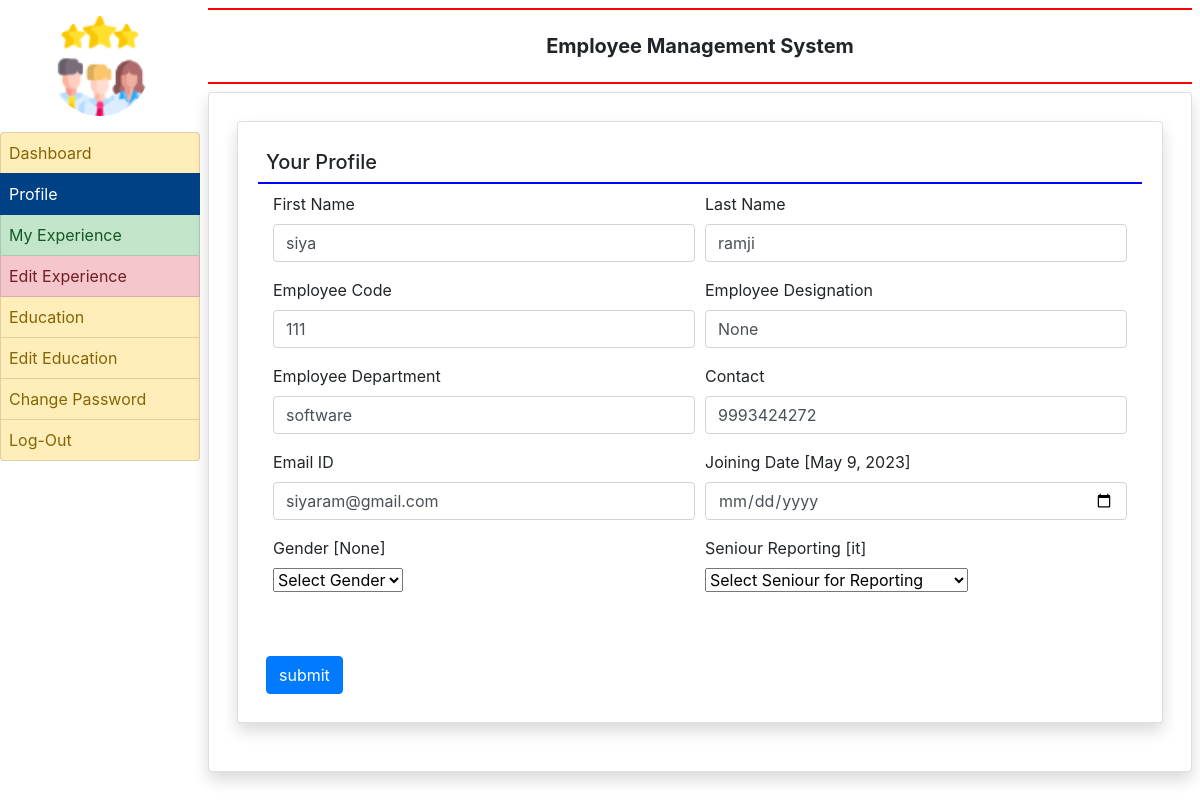
Screenshot of /profile/ (signed in) with the database file from the repository.
### emp/models.py (models this page shows, shortened)
class EmployeeDetail(models.Model):
    user = models.ForeignKey(User, on_delete=models.CASCADE)
    empcode = models.CharField(max_length=70)
    empdep = models.CharField(max_length=100,null=True)
    designation = models.CharField(max_length=100,null=True)
    sereport = models.CharField(max_length=70,null=True)
    contact = models.CharField(max_length=50,null=True)
    gender = models.CharField(max_length=70,null=True)
    joiningdate = models.DateField(null=True)

### emp/views.py (the view, shortened to what this page needs)
# urls.py: path('profile/', profile, name='profile'),
def profile(request):
    if not request.user.is_authenticated:
        return redirect('emp_login')
    error = ""
    user = request.user
    employee = EmployeeDetail.objects.get(user=user)
    return render(request, 'profile.html', locals())

### emp/templates/profile.html (shortened to what this page needs)
{% extends 'emp_base.html' %}
{% block main %}
<div class="card shadow m-2">
    <div class="card-body">
        <h5 class="p-2 text-black" style="border-bottom : 2px solid blue">Your Profile</h5>
        <div class="container-fluid">
            <form method="post">
                <div class="form-row">
                    <div class="col-sm-6">
                        <div class="form-group">
                            <label>First Name</label>
                            <input type="text" name="firstname" class="form-control" placeholder="Enter First name" pattern="[A-Za-z]+" value="{{employee.user.first_name}}">
                        </div>
                    </div>
                    <div class="col-sm-6">
                        <div class="form-group">
                            <label>Last Name</label>
                            <input type="text" name="lasttname" class="form-control" placeholder="Enter Last name" pattern="[A-Za-z]+" value="{{employee.user.last_name}}">
                        </div>
                    </div>
                    <div class="col-sm-6">
                        <div class="form-group">
                            <label>Employee Code</label>
                            <input type="text" name="empcode" class="form-control" placeholder="Enter code" pattern="[0-9]+" value="{{employee.empcode}}">
                        </div>
                    </div>
                     <div class="col-sm-6">
                        <div class="form-group">
                            <label>Employee Designation</label>
                            <input type="text" name="designation" class="form-control" placeholder="Designation" value="{{employee.designation}}">
                        </div>
                    </div>
                     <div class="col-sm-6">
                        <div class="form-group">
                            <label>Employee Department</label>
                            <input type="text" name="department" class="form-control" placeholder="Department" value="{{employee.empdep}}">
                        </div>
                    </div>
                    <div class="col-sm-6">
                        <div class="form-group">
                            <label>Contact</label>
                            <input type="text" name="contact" class="form-control" placeholder="Contact Number" value="{{employee.contact}}">
                        </div>
                    </div>
                    <div class="col-sm-6">
                        <div class="form-group">
                            <label>Email ID</label>
                            <input type="email" name="emailid" class="form-control" placeholder="Email ID" value="{{employee.user.username}}">
                        </div>
                    </div>
                    <div class="col-sm-6">
                        <div class="form-group">
                            <label>Joining Date [{{employee.joiningdate}}]</label>
                            <input type="date" name="jdate" class="form-control" >
                        </div>
                    </div>
                     <div class="col-sm-6">
                        <div class="form-group">
                            <label>Gender [{{employee.gender}}]</label><br>
                            <select name="gender" class="from-control">
                                <option value="None">Select Gender</option>
                            </select>
                        </div>
                    </div>
                    <div class="col-sm-6">
                        <div class="form-group">
                            <label>Seniour Reporting [{{employee.sereport}}]</label><br>
                            <select name="sereport" class="from-control">
                                <option value="None">Select Seniour for Reporting </option>
                            </select>
                        </div>
                    </div>
                </div>
                </div>
                <br>
                <input type="submit" value="submit" class="m-2 px=4 btn btn-primary">
        </div>
    </div>
</div>
{% endblock %}

### rows the page displays
EmployeeDetail: firstname "siya", lasttname "ramji", empcode "111", designation "None", department "software", contact "9993424272", emailid "siyaram@gmail.com", joiningdate "May 9, 2023", gender "None", sereport "it"
